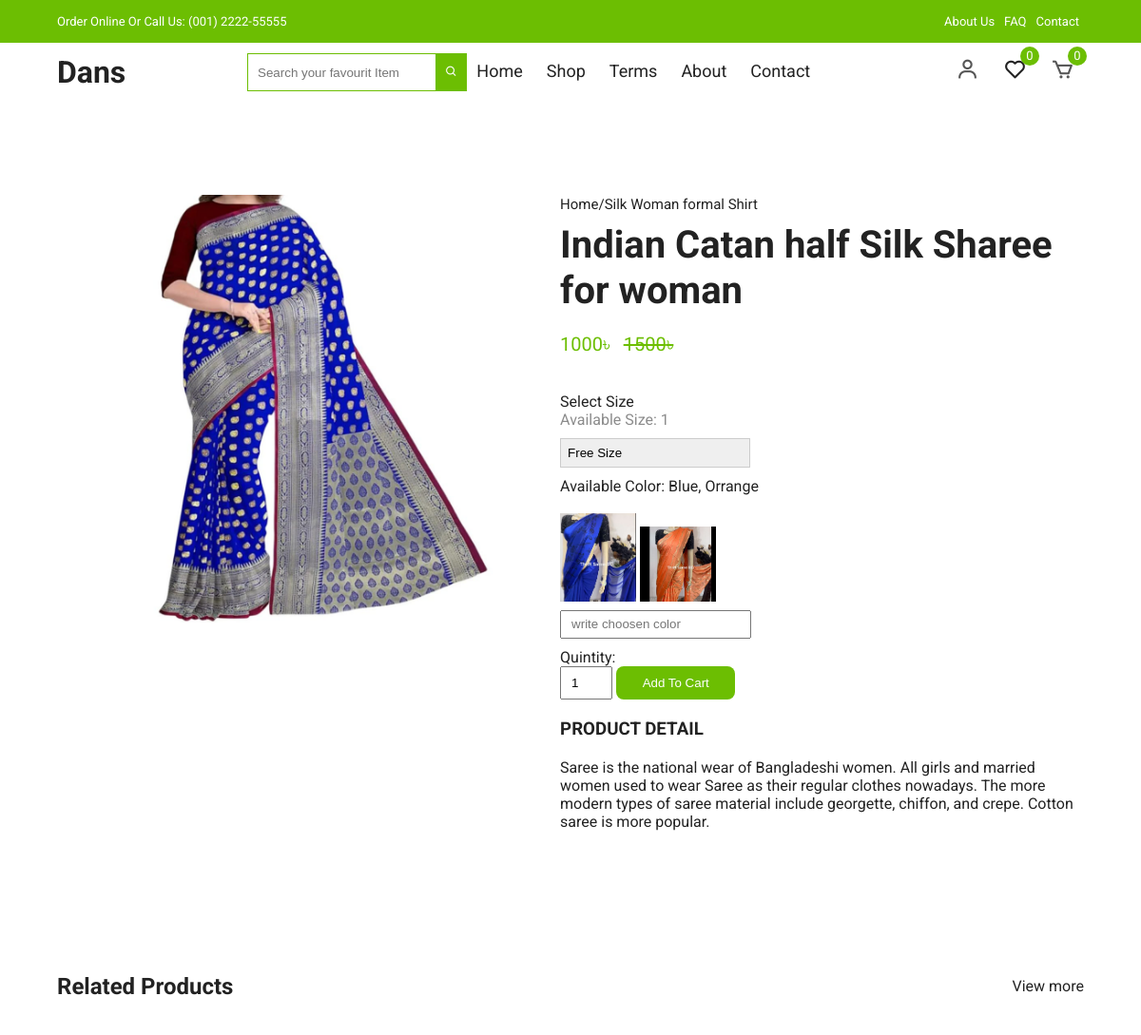
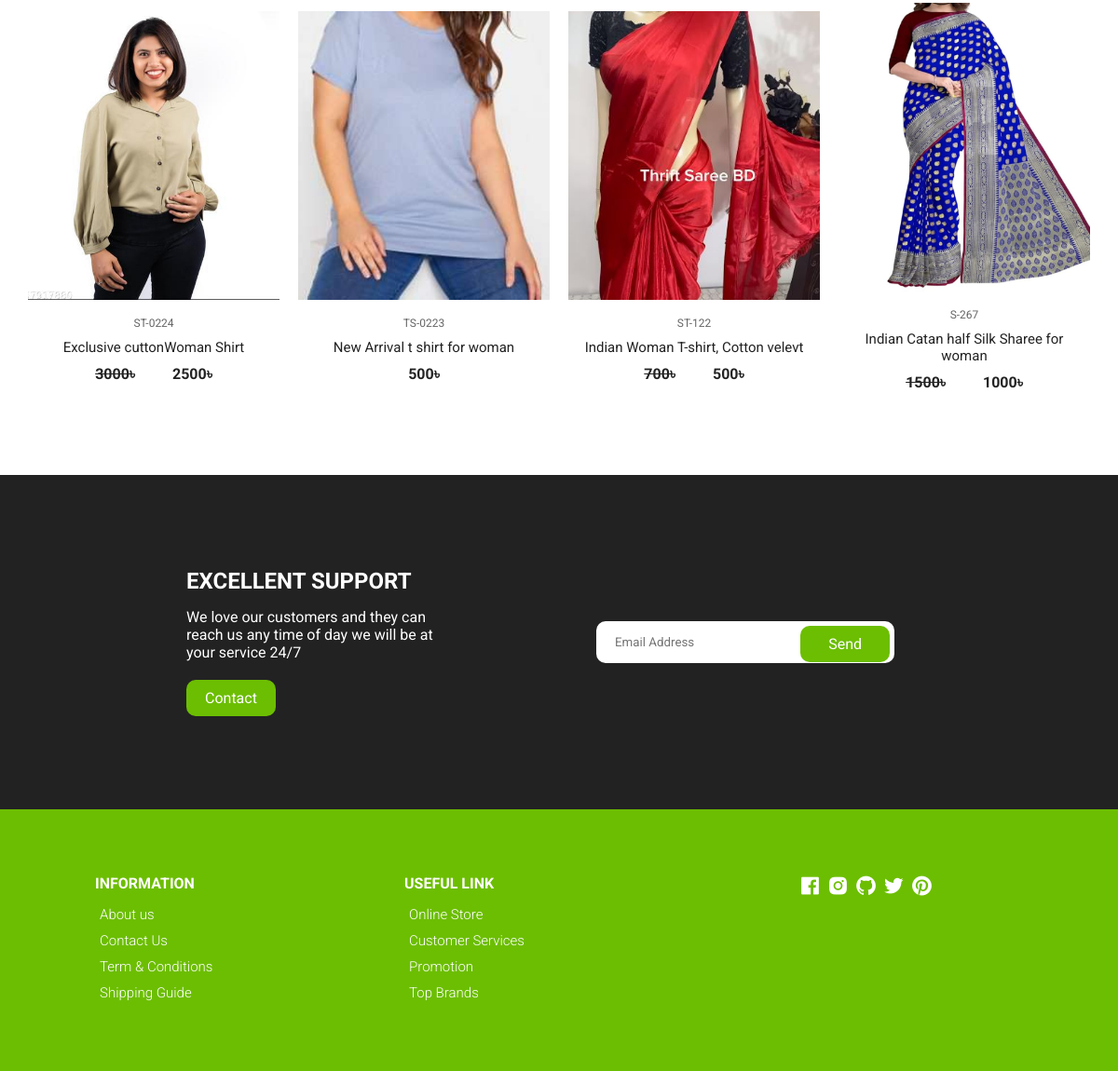
The page /view-product-detals/indian-catan-half-silk-sharee-for-woman-92461064-01fb-4d58-9cab-e2cd221e84dd/ on the database its author committed (2 pictures, top to bottom).
### shopApp/models.py (models this page shows, shortened)
class Product(models.Model):
    product_name         = models.CharField(max_length=260)
    product_code         = models.CharField(max_length=20)
    product_quintity     = models.IntegerField(default=0)
    product_category     = models.ForeignKey(Category, on_delete=models.CASCADE, related_name='category')
    roduct_title         = models.CharField(max_length=260)
    image                = models.ImageField(upload_to='products')
    product_color_image  = models.ManyToManyField(ColorImage, blank=True, null=True, related_name="colorImg")
    color_name           = models.CharField(max_length=160)
    availableSize        = models.CharField(max_length=60)
    slug                 = models.SlugField(unique=True, null=True, blank=True)
    details              = models.TextField()
    main_price           = models.IntegerField()
    is_newarival         = models.BooleanField(default=False)
    is_featured          = models.BooleanField(default=False)
    is_discount          = models.BooleanField(default=False)
    dic_price            = models.IntegerField(default=0, blank=True, null=True)
    cerated_at           = models.DateTimeField(auto_now_add=True)
    updated_at           = models.DateTimeField(auto_now=True)

class ColorImage(models.Model):
    image = models.ImageField(upload_to='product-color-image')

### shopApp/views.py (the view)
# urls.py: path('view-product-detals/<slug>/', views.ProductDetails, name='productDetails'),
def ProductDetails(request, slug):
    singProduct = Product.objects.get(slug=slug)
    categoryId = singProduct.product_category.id
    reletedProduct = Product.objects.filter(product_category=categoryId)[:4]
    context = {
        'singProduct':singProduct,
        'reletedProduct':reletedProduct
    }
    return render(request, 'shopApp/viewProduct.html', context)

### template/shopApp/viewProduct.html (shortened to what this page needs)
{% extends "base.html" %}
{% load static %}
{% block body %}
<section class="section product-detail">
    <div class="details container">
      <div class="left image-container">
        <div class="main">
          <img src="/media/{{singProduct.image}}" id="zoom" alt="" />
        </div>
      </div>
      <div class="right">
        <span>Home/{{singProduct.product_name}}</span>
        <h1>{{singProduct.roduct_title}}</h1>
        {% if singProduct.dic_price == 0 %}
            <div class="price" style="margin-right: 10px;">{{singProduct.main_price}}&#2547;</div>
        {% else %}
            <div class="price" style="margin-right: 10px;">{{singProduct.dic_price}}&#2547;</div>
            <div class="price"><del>{{singProduct.main_price}}&#2547;</del></div>
        {% endif %}
        <form method="POST" action="{% url 'orderApp:add_to_card' slug=singProduct.slug %}">
          <div style="display: flex;flex-direction: column;">
            <div>
              <br>
              <label for="">Select Size</label><br>
              <p style="color:rgb(140, 140, 140)">Available Size: {{singProduct.availableSize}}</p>
              <select name="size" id="" style="margin-top: 10px;">
                <option value="Free Size">Free Size</option>
              </select>
            </div>
            <div style="margin-top: 10px;">
              <label for="">Available Color: {{singProduct.color_name}} </label><br><br>
              {% for color in singProduct.product_color_image.all %}
              <img src="{{color.image.url}}" width="80px" ="Color Image">
              {% endfor %} <br>
              <input type="text" style="height: 30px;padding:10px;margin-top:5px;outline:#6cbe02" name="color" placeholder="write choosen color" required>
            </div>
            <div style="margin-top: 10px;">
              <label for="">Quintity: </label><br>
              <input type="number" value="1" name="quantity" style="width: 10%;height:35px;padding:10px;">
             <button style="padding: 10px 5%;background-color:#6cbe02;border-radius:8px;color:white;border:#6cbe02;">Add To Cart</button>
            </div>
          </div>
        </form>
        <h3>Product Detail</h3>
        <p>
          {{singProduct.details}}
        </p>
      </div>
    </div>
  </section>
  <section class="section featured">
    <div class="top container">
      <h1>Related Products</h1>
      <a href="{% url 'shopApp:products' %}" class="view-more">View more</a>
    </div>
    <div class="product-center container">
        {% for i in reletedProduct %}
      <div class="product-item">
        <div class="overlay">
          <a href="{% url 'shopApp:productDetails' slug=i.slug %}" class="product-thumb">
            <img src="/media/{{i.image}}" alt="" />
          </a>
        </div>
        <div class="product-info">
          <span>{{i.product_code}}</span>
          <a href="{% url 'shopApp:productDetails' slug=i.slug %}">{{i.roduct_title}}</a>
          {% if i.dic_price == 0 %}
          <h4 class="mr-4">{{i.main_price}}&#2547;</h4>
          {% else %}
          <div class="" style="display: flex; justify-content:center; gap:4rem;">
            <h4 class="mr-4"> <del>{{i.main_price}}</del>&#2547;</h4>
            <h4>{{i.dic_price}}&#2547;</h4>
          </div>
          {% endif %}
        </div>
        <ul class="icons">
        </ul>
      </div>
      {% endfor %}
    </div>
  </section>
{% endblock %}

### static/website_assets/css/styles.css (style rules this page uses)
:root { --white: #fff; --black: #222; --green: #6cbe02; --grey1: #f0f0f0; --grey2: #e9d7d3; }
*, *::before, *::after { margin: 0; padding: 0; box-sizing: inherit; }
html { box-sizing: border-box; font-size: 62.5%; }
body { font-family: 'Roboto', sans-serif; font-size: 1.6rem; background-color: var(--white); color: var(--black); font-weight: 400; font-style: normal; }
a { text-decoration: none; color: var(--black); }
.container { max-width: 114rem; margin: 0 auto; padding: 0 3rem; }
.section { padding: 10rem 0 5rem 0; overflow: hidden; }
.product-center { display: flex; align-items: center; justify-content: center; flex-wrap: wrap; max-width: 120rem; margin: 0 auto; padding: 0 2rem; }
.product-item { position: relative; width: 27rem; margin: 0 auto; margin-bottom: 3rem; }
.product-thumb img { width: 100%; height: 31rem; object-fit: cover; transition: all 500ms linear; }
.product-info { padding: 1rem; text-align: center; }
.product-info span { display: inline-block; font-size: 1.2rem; color: #666; margin-bottom: 1rem; }
.product-info a { font-size: 1.5rem; display: block; margin-bottom: 1rem; transition: all 300ms ease; }
.product-item .icons { position: absolute; left: 50%; top: 35%; transform: translateX(-50%); display: flex; align-items: center; }
.product-item .overlay { position: relative; overflow: hidden; cursor: pointer; width: 100%; }
.product-item .overlay::after { content: ''; position: absolute; top: 0; left: 0; width: 100%; height: 100%; background-color: rgba(0, 0, 0, 0.5); visibility: hidden; opacity: 0; transition: 300ms ease-out; }
.section .top { display: flex; align-items: center; justify-content: space-between; margin-bottom: 4rem; }
form { position: relative; z-index: 1; }
.product-detail .details { display: grid; grid-template-columns: 1fr 1.2fr; gap: 7rem; }
.product-detail .left { display: flex; flex-direction: column; }
.product-detail .left .main { text-align: center; background-color: #f6f2f1; margin-bottom: 2rem; height: 45rem; }
.product-detail .left .main img { object-fit: cover; height: 100%; width: 100%; }
.product-detail .right span { display: inline-block; font-size: 1.5rem; margin-bottom: 1rem; }
.product-detail .right h1 { font-size: 4rem; line-height: 1.2; margin-bottom: 2rem; }
.product-detail .right .price { font-size: 600; font-size: 2rem; color: var(--green); margin-bottom: 2rem; }
.product-detail .right div { display: inline-block; position: relative; z-index: -1; }
.product-detail .right select { font-family: 'Poppins', sans-serif; width: 20rem; padding: 0.7rem; border: 1px solid #ccc; appearance: none; outline: none; }
.product-detail form { margin-bottom: 2rem; z-index: 0; }
.product-detail h3 { text-transform: uppercase; margin-bottom: 2rem; }

### rows shown on the page
Product: image (picture), product_name "Silk Woman formal Shirt", roduct_title "Indian Catan half Silk Sharee for woman", dic_price "1000", main_price "1500", availableSize "1", color_name "Blue, Orrange", details "Saree is the national wear of Bangladeshi women. All girls and married women used to wear Saree as their regular clothes nowadays. The more modern types of saree material include georgette, chiffon, and crepe. Cotton saree is more popular.", product_code "S-267"
ColorImage: image (picture)
ColorImage: image (picture)
Product: image (picture), product_code "ST-0224", roduct_title "Exclusive cuttonWoman Shirt", main_price "3000", dic_price "2500"
Product: image (picture), product_code "TS-0223", roduct_title "New Arrival t shirt for woman", main_price "500"
Product: image (picture), product_code "ST-122", roduct_title "Indian Woman T-shirt, Cotton velevt", main_price "700", dic_price "500"
